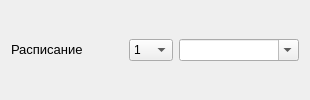
                     <widget class="QFrame" name="frame">
                      <property name="sizePolicy">
                       <sizepolicy hsizetype="Preferred" vsizetype="Fixed">
                        <horstretch>0</horstretch>
                        <verstretch>0</verstretch>
                       </sizepolicy>
                      </property>
                      <layout class="QHBoxLayout" name="horizontalLayout_15">
                       <item>
                        <widget class="QLabel" name="label_10">
                         <property name="sizePolicy">
                          <sizepolicy hsizetype="Preferred" vsizetype="Fixed">
                           <horstretch>0</horstretch>
                           <verstretch>0</verstretch>
                          </sizepolicy>
                         </property>
                         <property name="font">
                          <font>
                           <pointsize>10</pointsize>
                          </font>
                         </property>
                         <property name="text">
                          <string>Расписание</string>
                         </property>
                        </widget>
                       </item>
                       <item>
                        <spacer name="horizontalSpacer_18">
                         <property name="orientation">
                          <enum>Qt::Horizontal</enum>
                         </property>
                         <property name="sizeHint" stdset="0">
                          <size>
                           <width>40</width>
                           <height>20</height>
                          </size>
                         </property>
                        </spacer>
                       </item>
                       <item>
                        <widget class="QComboBox" name="editTimetableNumber">
                         <property name="maxVisibleItems">
                          <number>11</number>
                         </property>
                         <item>
                          <property name="text">
                           <string>1</string>
                          </property>
                         </item>
                         <item>
                          <property name="text">
                           <string>2</string>
                          </property>
                         </item>
                         <item>
                          <property name="text">
                           <string>3</string>
                          </property>
                         </item>
                         <item>
                          <property name="text">
                           <string>4</string>
                          </property>
                         </item>
                         <item>
                          <property name="text">
                           <string>5</string>
                          </property>
                         </item>
                         <item>
                          <property name="text">
                           <string>6</string>
                          </property>
                         </item>
                         <item>
                          <property name="text">
                           <string>7</string>
                          </property>
                         </item>
                         <item>
                          <property name="text">
                           <string>8</string>
                          </property>
                         </item>
                         <item>
                          <property name="text">
                           <string>9</string>
                          </property>
                         </item>
                         <item>
                          <property name="text">
                           <string>10</string>
                          </property>
                         </item>
                         <item>
                          <property name="text">
                           <string>11</string>
                          </property>
                         </item>
                        </widget>
                       </item>
                       <item>
                        <widget class="QComboBox" name="editTimetableChoose">
                         <property name="sizePolicy">
                          <sizepolicy hsizetype="Preferred" vsizetype="Fixed">
                           <horstretch>0</horstretch>
                           <verstretch>0</verstretch>
                          </sizepolicy>
                         </property>
                         <property name="minimumSize">
                          <size>
                           <width>120</width>
                           <height>0</height>
                          </size>
                         </property>
                         <property name="cursor">
                          <cursorShape>PointingHandCursor</cursorShape>
                         </property>
                         <property name="editable">
                          <bool>true</bool>
                         </property>
                        </widget>
                       </item>
                      </layout>
                     </widget>
